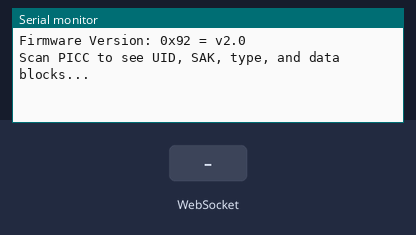
A sketch run on a simulated ESP32. On the bench: the last lines printed to the serial monitor. The test bench sets the inputs (shaded band).

Above: at 1.2 s.
1.3 s: WebSocket text "1" received
At 2.5 s:
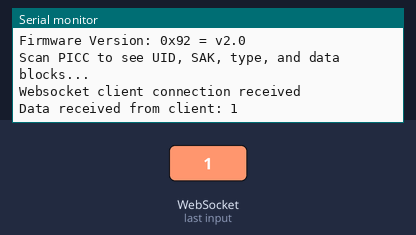
2.8 s: WebSocket text "0" received
At 3.8 s:
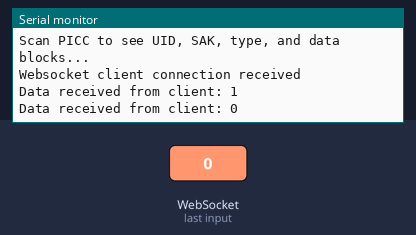

Measured:
- after the input at 1.3 s, the serial monitor: prints a new line after 0.05 s (image 1)
- after the input at 2.8 s, the serial monitor: prints a new line after 0.05 s (image 2)

The sketch:

rfid_read_send.ino
```cpp
#include <WiFi.h>
#include <ESPAsyncWebServer.h>
#include <SPI.h>
#include <MFRC522.h>

#define RST_PIN         22          // Configurable, see typical pin layout above
#define SS_PIN          5          // Configurable, see typical pin layout above
MFRC522 mfrc522(SS_PIN, RST_PIN);   // Create MFRC522 instance

IPAddress local_ip(192, 168, 1, 1);
IPAddress gateway(192, 168, 1, 1);
IPAddress subnet(255, 255, 255, 0);

const char* ssid = "abilityCraft";
const char* password = "12345678";

AsyncWebServer server(80);
AsyncWebSocket ws("/ws");
AsyncWebSocketClient* CLIENTS[10];
int num_of_clients = 0;

void Broadcast(String data) {
  for (int i = 0; i < num_of_clients; i++)
    CLIENTS[i]->text(data);
}

void WebsocketEvent(AsyncWebSocket* server, AsyncWebSocketClient* client, AwsEventType type, void* arg, uint8_t* data, size_t len) {
  if (type == WS_EVT_CONNECT) {
    Serial.println("Websocket client connection received");
    client->text("{\"status\":\"connected\"}");
    CLIENTS[num_of_clients++] = client;
  } else if (type == WS_EVT_DISCONNECT) {
    client->text("{\"status\":\"disconnected\"}");
    // Serial.println("Client disconnected");
  } else if (type == WS_EVT_DATA) {
    // Handle data received from a client
    String receivedData = String((char*)data);
    Serial.println("Data received from client: " + receivedData);
  }
}

void setup(void) {
  Serial.begin(115200);
  while (!Serial)
    delay(10);  // will pause Zero, Leonardo, etc until serial console opens

  // Set up Wi-Fi access point
  WiFi.softAPConfig(local_ip, gateway, subnet);
  WiFi.softAP(ssid, password);

  // Set up WebSocket server
  ws.onEvent(WebsocketEvent);
  server.addHandler(&ws);
  server.begin();

  SPI.begin();       // Init SPI bus
  mfrc522.PCD_Init();   // Init MFRC522
  delay(4);         // Optional delay. Some board do need more time after init to be ready, see Readme
  mfrc522.PCD_DumpVersionToSerial();   // Show details of PCD - MFRC522 Card Reader details
  Serial.println(F("Scan PICC to see UID, SAK, type, and data blocks..."));
}

void loop() {
  // Reset the loop if no new card present on the sensor/reader. This saves the entire process when idle.
  if (!mfrc522.PICC_IsNewCardPresent()) {
    return;
  }

  // Select one of the cards
  if (!mfrc522.PICC_ReadCardSerial()) {
    return;
  }

  // Get the UID of the card
  String cardUID = "";
  for (byte i = 0; i < mfrc522.uid.size; i++) {
    cardUID += String(mfrc522.uid.uidByte[i] < 0x10 ? "0" : "");
    cardUID += String(mfrc522.uid.uidByte[i], HEX);
  }

  // Send the card UID to WebSocket clients
  Broadcast(cardUID);

  // Dump debug info about the card; PICC_HaltA() is automatically called
  mfrc522.PICC_DumpToSerial(&(mfrc522.uid));
  delay(1000);  // Add a delay to avoid rapid readings from the same card
}
```
